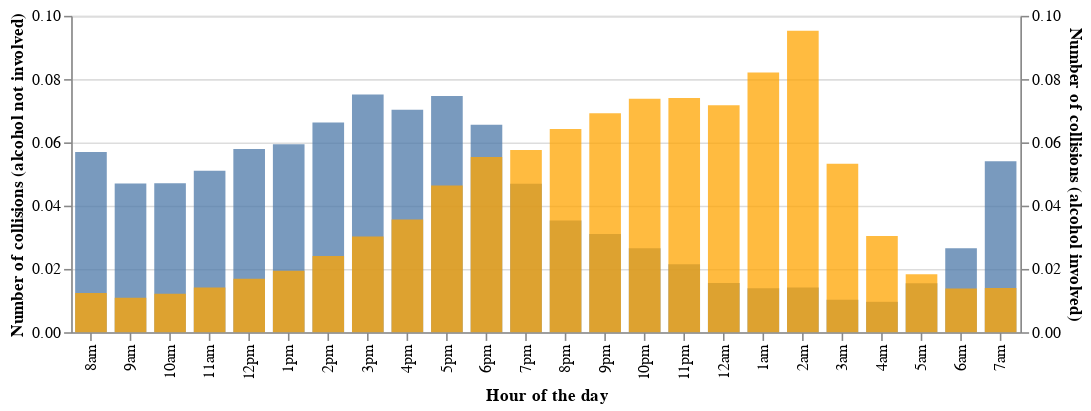

Notebook source saved alongside this figure:
### Code cell
x = dfc.groupby("hour")["hour"].mean()
ya = dfc[dfc["alcohol_involved"] == 1].groupby("hour")["alcohol_involved"].count() / len(dfc[dfc["alcohol_involved"] == 1])
yn = dfc[dfc["alcohol_involved"] == 0].groupby("hour")["alcohol_involved"].count() / len(dfc[dfc["alcohol_involved"] == 0])
adj_hour = [16, 17, 18, 19, 20, 21, 22, 23, 0, 1, 2, 3, 4, 5, 6, 7, 8, 9, 10, 11, 12, 13, 14, 15]
adjlabel = "{0: '8am', 1: '9am', 2: '10am', 3: '11am', 4: '12pm', 5: '1pm', 6: '2pm', 7: '3pm', 8: '4pm', 9: '5pm', 10: '6pm', 11: '7pm', 12: '8pm', 13: '9pm', 14: '10pm', 15: '11pm', 16: '12am', 17: '1am', 18: '2am', 19: '3am', 20: '4am', 21: '5am', 22: '6am', 23: '7am'}[datum.value]"

dfah = pd.DataFrame({"hour": x, "adj_hour": adj_hour, "collisions_a": ya, "collisions_n": yn})

pla = alt.Chart(dfah).mark_bar(width = 20, color = "orange", opacity = 0.75).encode(
    x = alt.X("adj_hour:O", title = "Hour of the day", axis = alt.Axis(labelExpr = adjlabel)),
    y = alt.Y("collisions_a", title = "Number of collisions (alcohol involved)").stack(None)
).properties(width = 600, height = 200)

pln = alt.Chart(dfah).mark_bar(width = 20, opacity = 0.75).encode(
    x = alt.X("adj_hour:O", title = "Hour of the day", axis = alt.Axis(labelExpr = adjlabel)),
    y = alt.Y("collisions_n", title = "Number of collisions (alcohol not involved)").stack(None)
).properties(width = 600, height = 200)

(pln + pla).resolve_axis(y = "independent").display()

### Figure 1 — Vega-Lite specification as saved in the notebook (floating-point values rounded to 4 significant figures)
{"config": {"view": {"continuousWidth": 300, "continuousHeight": 300}}, "layer": [{"mark": {"type": "bar", "opacity": 0.75, "width": 20}, "encoding": {"x": {"axis": {"labelExpr": "{0: '8am', 1: '9am', 2: '10am', 3: '11am', 4: '12pm', 5: '1pm', 6: '2pm', 7: '3pm', 8: '4pm', 9: '5pm', 10: '6pm', 11: '7pm', 12: '8pm', 13: '9pm', 14: '10pm', 15: '11pm', 16: '12am', 17: '1am', 18: '2am', 19: '3am', 20: '4am', 21: '5am', 22: '6am', 23: '7am'}[datum.value]"}, "field": "adj_hour", "title": "Hour of the day", "type": "ordinal"}, "y": {"field": "collisions_n", "stack": null, "title": "Number of collisions (alcohol not involved)", "type": "quantitative"}}}, {"mark": {"type": "bar", "color": "orange", "opacity": 0.75, "width": 20}, "encoding": {"x": {"axis": {"labelExpr": "{0: '8am', 1: '9am', 2: '10am', 3: '11am', 4: '12pm', 5: '1pm', 6: '2pm', 7: '3pm', 8: '4pm', 9: '5pm', 10: '6pm', 11: '7pm', 12: '8pm', 13: '9pm', 14: '10pm', 15: '11pm', 16: '12am', 17: '1am', 18: '2am', 19: '3am', 20: '4am', 21: '5am', 22: '6am', 23: '7am'}[datum.value]"}, "field": "adj_hour", "title": "Hour of the day", "type": "ordinal"}, "y": {"field": "collisions_a", "stack": null, "title": "Number of collisions (alcohol involved)", "type": "quantitative"}}}], "data": {"name": "data-119a3a86702b9c31c1650c0c62356e48"}, "height": 200, "resolve": {"axis": {"y": "independent"}}, "width": 600, "$schema": "https://vega.github.io/schema/vega-lite/v5.20.1.json", "datasets": {"data-119a3a86702b9c31c1650c0c62356e48": [{"hour": 0.0, "adj_hour": 16, "collisions_a": 0.07174, "collisions_n": 0.01555}, {"hour": 1.0, "adj_hour": 17, "collisions_a": 0.08212, "collisions_n": 0.01388}, {"hour": 2.0, "adj_hour": 18, "collisions_a": 0.09531, "collisions_n": 0.01413}, {"hour": 3.0, "adj_hour": 19, "collisions_a": 0.05323, "collisions_n": 0.01023}, {"hour": 4.0, "adj_hour": 20, "collisions_a": 0.03043, "collisions_n": 0.00961}, {"hour": 5.0, "adj_hour": 21, "collisions_a": 0.01835, "collisions_n": 0.0155}, {"hour": 6.0, "adj_hour": 22, "collisions_a": 0.0138, "collisions_n": 0.02654}, {"hour": 7.0, "adj_hour": 23, "collisions_a": 0.01397, "collisions_n": 0.05401}, {"hour": 8.0, "adj_hour": 0, "collisions_a": 0.01241, "collisions_n": 0.05693}, {"hour": 9.0, "adj_hour": 1, "collisions_a": 0.01092, "collisions_n": 0.047}, {"hour": 10.0, "adj_hour": 2, "collisions_a": 0.01218, "collisions_n": 0.04709}, {"hour": 11.0, "adj_hour": 3, "collisions_a": 0.01411, "collisions_n": 0.05106}, {"hour": 12.0, "adj_hour": 4, "collisions_a": 0.01688, "collisions_n": 0.05787}, {"hour": 13.0, "adj_hour": 5, "collisions_a": 0.0194, "collisions_n": 0.05938}, {"hour": 14.0, "adj_hour": 6, "collisions_a": 0.02409, "collisions_n": 0.06625}, {"hour": 15.0, "adj_hour": 7, "collisions_a": 0.03022, "collisions_n": 0.07513}, {"hour": 16.0, "adj_hour": 8, "collisions_a": 0.03565, "collisions_n": 0.07029}, {"hour": 17.0, "adj_hour": 9, "collisions_a": 0.04641, "collisions_n": 0.07467}, {"hour": 18.0, "adj_hour": 10, "collisions_a": 0.05536, "collisions_n": 0.06553}, {"hour": 19.0, "adj_hour": 11, "collisions_a": 0.05755, "collisions_n": 0.04693}, {"hour": 20.0, "adj_hour": 12, "collisions_a": 0.06421, "collisions_n": 0.03531}, {"hour": 21.0, "adj_hour": 13, "collisions_a": 0.06919, "collisions_n": 0.03107}, {"hour": 22.0, "adj_hour": 14, "collisions_a": 0.07376, "collisions_n": 0.02652}, {"hour": 23.0, "adj_hour": 15, "collisions_a": 0.07406, "collisions_n": 0.02149}]}}
